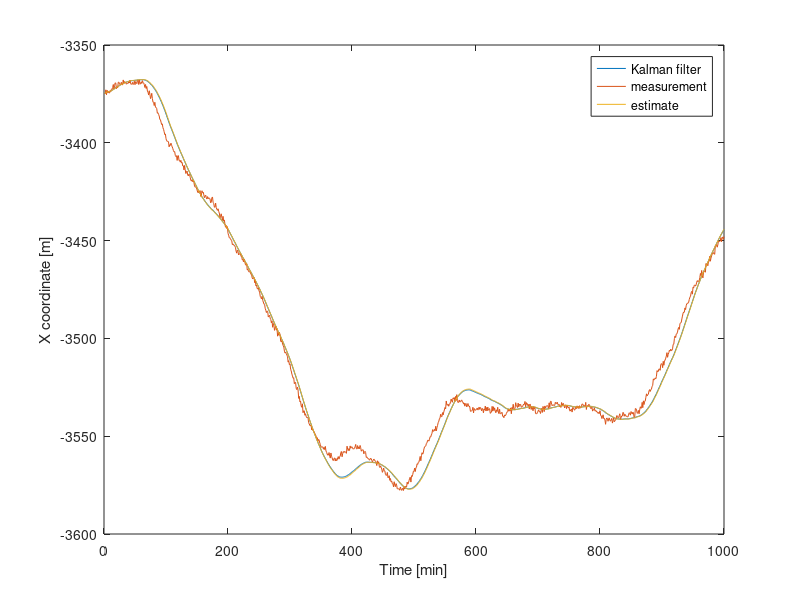
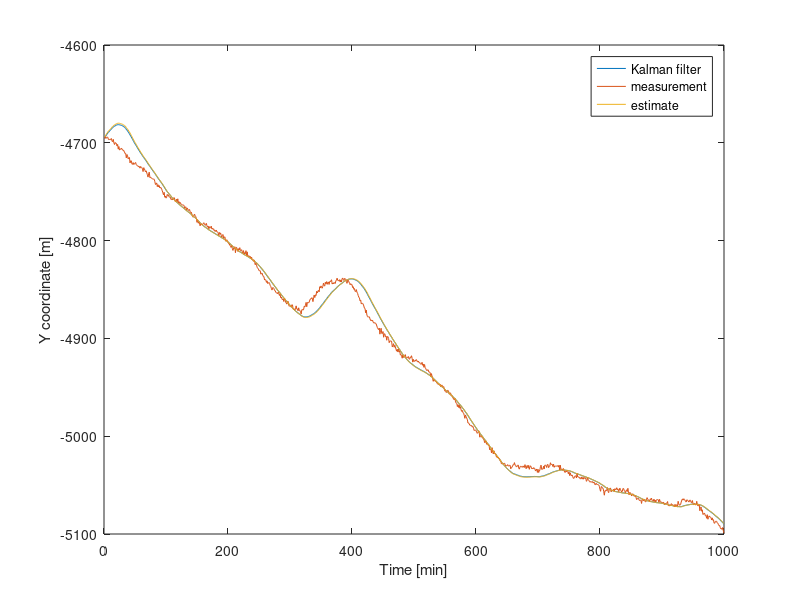
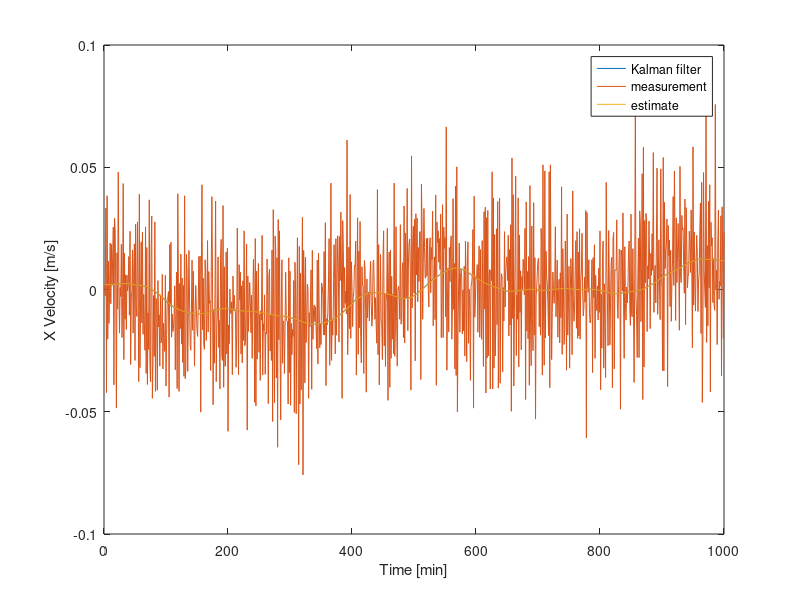
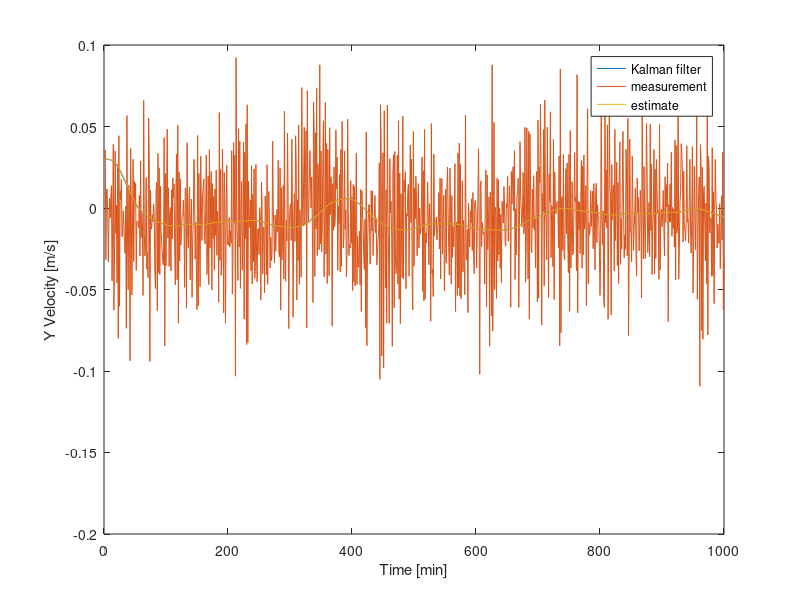

Reproduce these figures in MATLAB, in order.
%estimate a new state from predicted
%and measured one
% clear all
close all
%% Load files
load ('SDF2018a.mat')
%% Constants
P=1:1:1000; 
N=1001;
dt=60;% time step
a=0.005*10^(-3); % acceleration magnitude
u=0.01; % velocity magnitude

delta_X= 50; % measurement standard deviation
delta_Y=50; % measurement standard deviation
% delta_Vx=a*dt; delta_Vy=a*dt;
%% initial conditions 
Xk=[X(1);Y(1);Vx(1);Vy(1)]; %added manualy
uk=[Vx(1)/dt;Vy(1)/dt]; %added manualy

dx=0.5*a*dt^2;
dy=dx;
dvx=a*dt;
dvy=dvx;

A=[1 0 dt 0; 
    0 1 0 dt;
    0 0 1 0;
    0 0 0 1]; % velocity design

B=[0.5*dt^2 0;  
    0 0.5*dt^2;
    1 0
    0 1]; % acceleration design

H=[1 0 0 0;
    0 1 0 0;
    0 0 1 0;
    0 0 0 1];

R=[ delta_X^2 0 0 0;
    0 delta_Y^2 0 0;
    0 0 delta_X^2 0;
    0 0 0 delta_Y^2]; % velocity maybe 0 maybe velocity magnitude correct

C=[1 0 0 0;
    0 1 0 0;
    0 0 1 0;
    0 0 0 1];

I=[1 0 0 0;
    0 1 0 0;
    0 0 1 0;
    0 0 0 1];
%% Errors
Wk=0; %error is 0 for now(to be changed)
Zk=0; %for now observation error
Qk=[dx^2 0 0 0;
    0 dy^2 0 0;
    0 0 dvx^2 0;
    0 0 0 dvy^2];
w=10

%% Find initial process covarience matrix
Pk= [ 3.6563*10^3 0 0 0;
       0 1.483*10^4 0 0;
       0 0 1*10^-4 0;
       0 0 0 1*10^-4];

%% Trajectory
XX2 = zeros(4, size(1:1:1000,2)); %KF data
YY2 = zeros(4, size(1:1:1000,2)); %sensor data
ZZ2 = zeros(4, size(1:1:1000,2)); %predicted data  
%% Step state
for i=1:numel(Step)
 % to be changed
%% Predicted state
Xkp=A*Xk+Wk; %estimated prediction 
% Xkp=A*Xk+Wk+B*uk ;
% uk=[Vx(i)/dt; Vy(i)/dt];
%%  Find predicted process covarience matrix 
Pkp=(A*Pk*A'+w*Qk);
%% Find Kalman gain
K=(Pkp*H')/(H*Pkp*H'+R);
%% New observation (no Z no this step)
Yk=[X(i); Y(i); Vx(i); Vy(i)]; % observations correct
%% Calcolating the current state (use Xkp Yk)
Xk=Xkp+K*(Yk-H*Xkp);
%% Update process covarience metrix
Pk=(I-K*H)*Pkp;
%% Colect data
 XX2(:,i) = Xk;
 ZZ2(:,i) = Xkp;
 YY2(:,i) = Yk;
end


% Plot data
figure
plot(1:1:1000, XX2(1,:)), hold on;
plot(1:1:1000, YY2(1,:)), hold on;
plot(1:1:1000, ZZ2(1,:));
xlabel('Time [min]');ylabel('X coordinate [m]')
legend('Kalman filter','measurement','estimate');

figure
plot(1:1:1000, XX2(2,:)), hold on;
plot(1:1:1000, YY2(2,:)), hold on;
plot(1:1:1000, ZZ2(2,:));
xlabel('Time [min]');ylabel('Y coordinate [m]')
legend('Kalman filter','measurement','estimate');


figure
plot(1:1:1000, XX2(3,:)), hold on;
plot(1:1:1000, YY2(3,:)), hold on;
plot(1:1:1000, ZZ2(3,:));
xlabel('Time [min]');ylabel('X Velocity [m/s]')
legend('Kalman filter','measurement','estimate');

figure
plot(1:1:1000, XX2(4,:)), hold on;
plot(1:1:1000, YY2(4,:)), hold on;
plot(1:1:1000, ZZ2(4,:));
xlabel('Time [min]');ylabel('Y Velocity [m/s]')
legend('Kalman filter','measurement','estimate');

figure
plot( XX2(1,:), XX2(2,:)), hold on;
plot( YY2(1,:), YY2(2,:)), hold on;
plot( ZZ2(1,:), ZZ2(2,:));
xlabel('X coordinate [m]');ylabel('Y coordinate [m]')
legend('Kalman filter','measurement','estimate');


